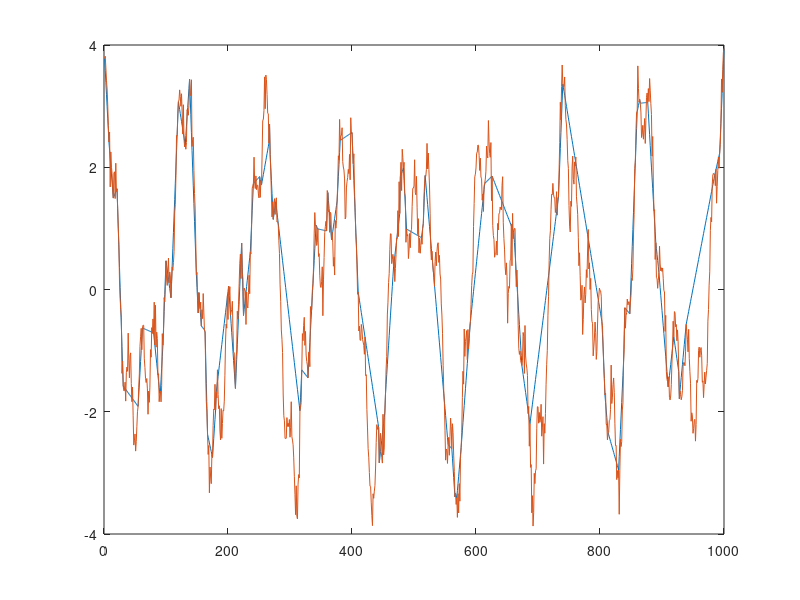

Write the MATLAB code that produced this figure.
load('signal_lab1.mat')
fs = 1000
len = length(signal2);
signal_noisy = signal2 + 0.2*randn(size(signal2));
ans = zeros(len);
sample_frequency = 100;
sample_points = randperm(fs-2, sample_frequency);
sample_points = sort(sample_points);
sample_points=[1 sample_points];
sample_points=[sample_points 1000];

sampled_signal = signal_noisy(sample_points);
xq = 1:1:len;
yq = interp1(sample_points,sampled_signal,xq);

z = abs((yq-signal_noisy)).^2;
sum(z(:));

mse = sum(z(:))/len
plot(yq);
hold on;
plot(signal_noisy)
